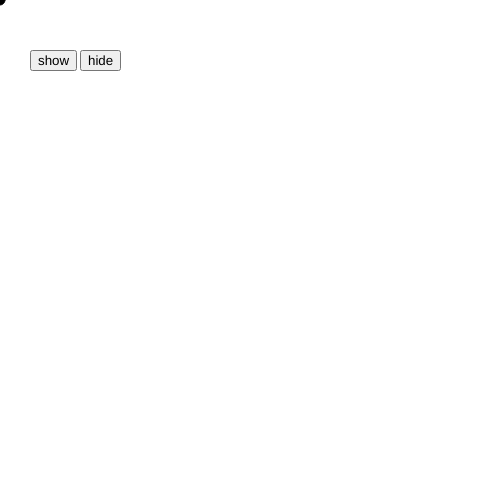
Frame 1 (no input)
Frame 60 (no input): identical to frame 1, image omitted
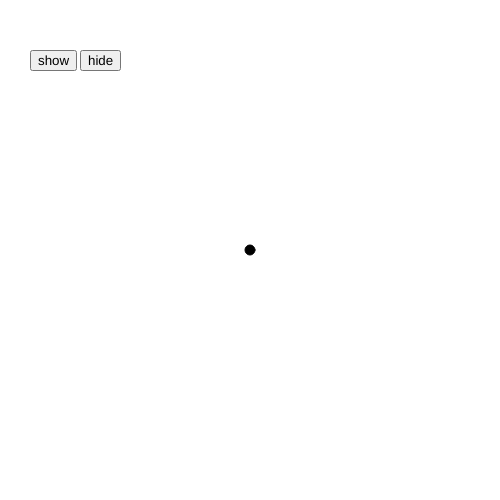
Frame 120 (the mouse pressed at the canvas centre since frame 60)

The p5.js sketch that drew these frames (run headless with seeded random() and noise() and a simulated clock; from frame 60 on, the mouse is pressed at the canvas centre):

// p5.js sketch
// ── sketch.js
var showingOrHiding = 1;
var showButton;
var hideButton;

function setup() {
  // put setup code here
createCanvas(500,500);

showButton = createButton("show");
showButton.position(30,50);
showButton.mousePressed(function(){
  fill("red");
  ellipse (width/2,height/2,100,100);
  showingOrHiding = 1;

});

hideButton = createButton("hide");
hideButton.position(80,50);
hideButton.mousePressed(function(){
  showingOrHiding = 0;
});

}

function draw() {
background(255);

  // put drawing code here
  if (showingOrHiding == 1){
    fill(0);
    ellipse(mouseX,mouseY,10,10);
  }

  if (showingOrHiding == 0){

  }



}
